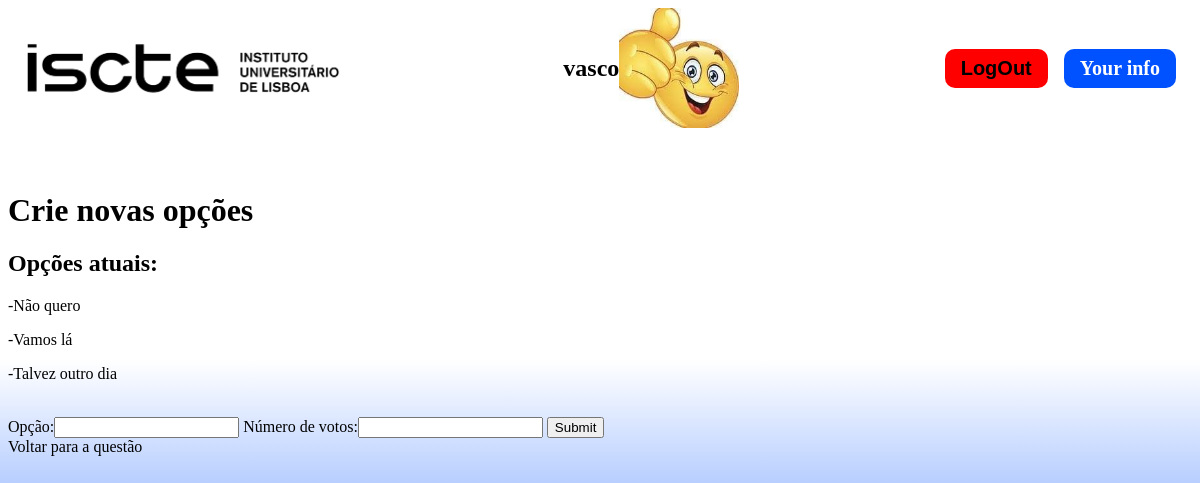
The app's page /votacao/11/create-option (signed in) with its own data.
### votacao/models.py (models this page shows, shortened)
class Aluno(models.Model):
    user = models.OneToOneField(User,on_delete=models.CASCADE)
    curso = models.CharField(max_length=100)
    grupo = models.CharField(max_length=100)
    maxVotes=models.IntegerField(default=0)
    voteCounter=models.IntegerField(default=0)
    hasPicture=models.BooleanField(default=False)

class Opcao(models.Model):
    questao = models.ForeignKey(Questao, on_delete=models.CASCADE)
    opcao_texto=models.CharField(max_length=400)
    votos = models.IntegerField(default=0)

### votacao/views.py (the view, shortened to what this page needs)
# urls.py: path("<int:questao_id>/create-option", views.createOption, name="create-option"),
@user_passes_test(isSuperUser,login_url="/votacao/login")
def createOption(request, questao_id):
    errorMessage=None
    if request.user.is_superuser:
        questao = Questao.objects.get(id=questao_id)
        opcoes = questao.opcao_set.all()
    else:
        errorMessage="Não tem permissões para aceder a esta página"
    return render(request, "votacao/option.html",{"questao_id":questao_id,"errorMessage":errorMessage,"opcoes":opcoes})

### votacao/views.py (called while the page is built)
def isSuperUser(user):
    return user.is_superuser

### votacao/templates/votacao/option.html (shortened to what this page needs)
{% extends "votacao/index.html" %}
{% block content %}
    {% if errorMessage %}
        <h1>{{errorMessage}}</h1>
    {% else %}
        <h1>Crie novas opções</h1>
        <h2>Opções atuais:</h2>
        {% if opcoes %}
            {% for opcao in opcoes %}
                <p>-{{opcao.opcao_texto}}</p>
            {% endfor %}
        {% endif %}
        <br>
        <form method="post" action="{% url "votacao:create-option" questao_id %}">
            Opção:<input type="text" name="opcao_texto">
            Número de votos:<input type="number" name="votos">
            <input type="submit" name="create-option">
        </form>
        <a href="{% url "votacao:detalhe" questao_id %}">Voltar para a questão</a>
    {% endif %}
{% endblock content %}

### votacao/templates/votacao/index.html (shortened to what this page needs)
{% load static %}
<!DOCTYPE html>
<html lang="en">
        <head>
            <link rel="stylesheet" type="text/css" href="{% static 'votacao/style.css' %}">
        </head>
    <body>
        <header>
            <img class="logo" src="{% static 'votacao/images/iscteLogo.png' %}" alt="NotFound">
            <section class="user-info">
                <h1>{{request.user.aluno.user}}</h1>
                {% if request.user.aluno.hasPicture %}
                    <img src="{% static 'media/' %}{{request.user.aluno.user}}.png">
                {% else %}
                    <img src="{% static 'votacao/images/NoImageFound.png' %}">
                {% endif %}
            </section>
            <nav class="header-nav">
                {% if not request.user.is_authenticated  %}
                    <a href="{% url "votacao:login" %}">LogIn</a>
                    <a href="{% url "votacao:register" %}">Register</a>
                {% else %}
                    <form method="post" action="{% url "votacao:index" %}">
                        <input class="logout" type="submit" name="logout" value="LogOut">
                    </form>
                    <a class="your-info" href="{% url "votacao:personalInfo" %}">Your info</a>
                {% endif %}
            </nav>
        </header>
        {% block content %}{% endblock content %}
    </body>
</html>

### votacao/static/votacao/style.css (style rules this page uses)
:root { --blue: rgb(0, 81, 255); }
a { text-decoration: none; color:black; }
body { background-image: linear-gradient(to bottom, white 45%, var(--blue)); background-attachment: fixed; }
header { display: flex; flex-direction: row; justify-content: space-between; align-items: center; margin-bottom: 4rem; }
.logo { width:350px; height:100px; }
.header-nav { display:flex; flex-direction: row; align-items: center; }
.header-nav a { margin:0rem 1rem; }
.header-nav .logout { padding:0.5rem 1rem; background-color: red; color:black; font-size: 20px; font-weight: bold; border-radius: 10px; border:none; }
.header-nav .your-info { padding: 0.5rem 1rem; background-color: var(--blue); color:white; font-size:20px; font-weight: bold; border-radius: 10px; }
.user-info { display:flex; flex-direction: row; align-items: center; }
.user-info img { width: 120px; height: 120px; }

### records on screen
Opcao: opcao_texto "Não quero"
Opcao: opcao_texto "Vamos lá"
Opcao: opcao_texto "Talvez outro dia"

### other values on screen
{{ request.user.aluno.user }} "vasco"
